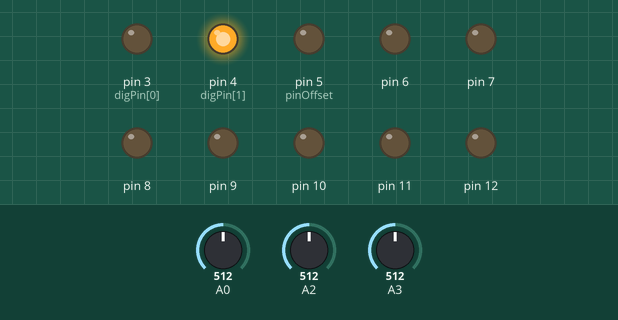
The sketch below on a simulated Arduino Nano, built with avr-gcc and run on an emulated ATmega328P. On the bench: output pins drawn as LEDs (lit = HIGH). The inputs (shaded band) are chosen by the test bench; at power-on: A2 = 512, A0 = 512, A3 = 512.

Above: at 1.2 s.
1.3 s: A2 set to 534
At 3.0 s:
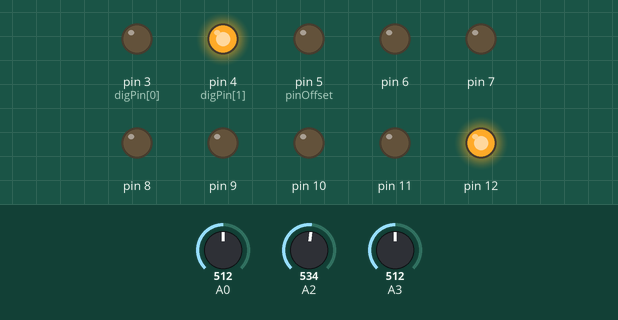
3.3 s: A2 set to 511
At 4.7 s:
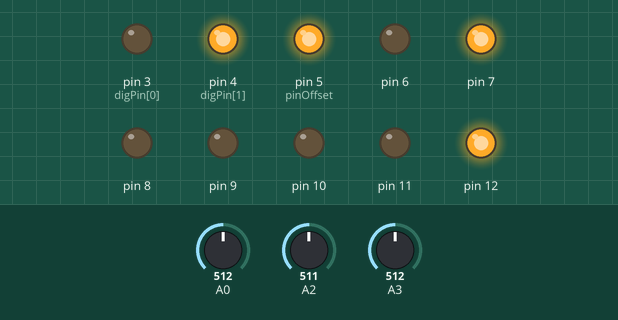
5.3 s: A2 set to 306
At 6.2 s:
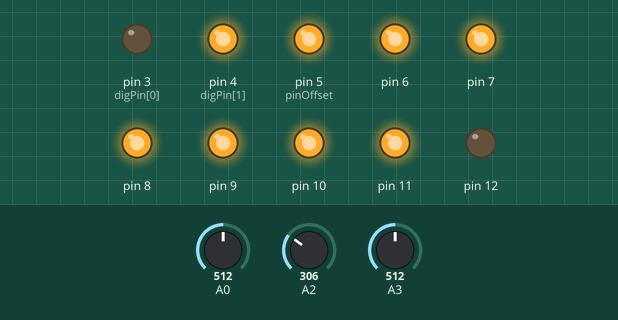
7.3 s: A2 set to 285
At 9.0 s:
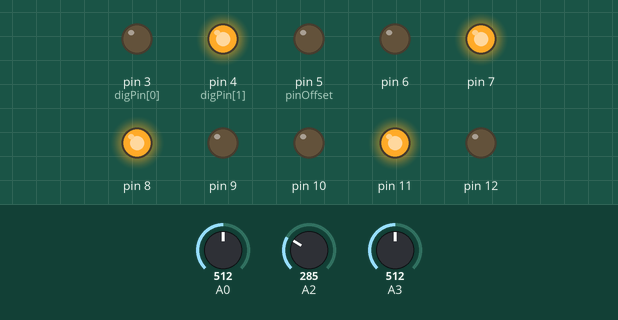
9.3 s: A2 set to 122
At 10.5 s:
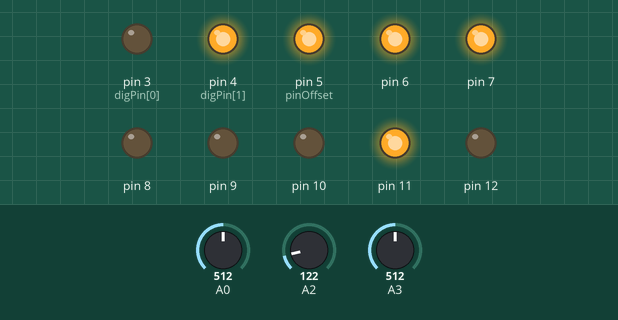
Timing chart, 0 to 12.3 s (numbered marks = the images above; inputs shaded):
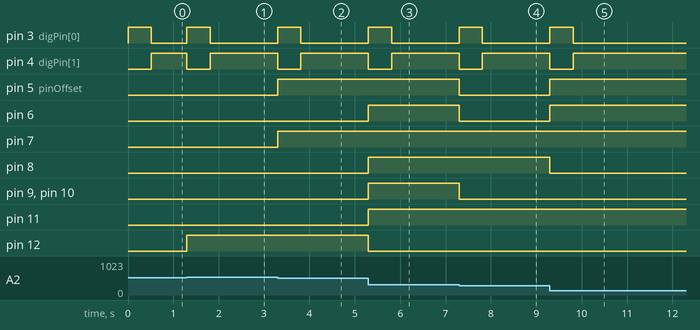

The sketch:

ASCTard008_Changnesia.ino
```cpp
 /*  ============================================================
  *
  *  Program: ASCTard008 - Changnesia
  *
  *  Description:
  *               Remembers the last cv in, dO1 on change ,d02 on same
  *
  *
  *
  *  I/O Usage:
  *    A0: dejitter val (turn this up to get a more stable reading, down for more chaos)
  *    A1:
  *    A3: cv in
  *    A4: trigger length
  *    Digital Out 1: HIGH on change
  *    Digital Out 2: HIGH on same
  *    Clock In:
  *    Analog Out:
  *
  *  Created:  16/03/2013
  *
  */

  /* ARDCORE SETUP */


//  constants related to the Arduino Nano pin use
const int clkIn = 2;           // the digital (clock) input
const int digPin[2] = {3, 4};  // the digital output pins
const int pinOffset = 5;       // the first DAC pin (from 5-12)
int trigTime = 25;       // 25 ms trigger timing

//  variables for interrupt handling of the clock input
volatile int clkState = LOW;

//  variables used to control the current DIO output states
int digState[2] = {LOW, LOW};        // start with both set low
unsigned long digMilli[2] = {0, 0};  // a place to store millis()

int tempval = 0;               // the input value
int a[4] = {0,0,0,0}; //input vals

int chang = 0; //the last value


void setup(){

  /* Debug */
 // Serial.begin(9600);

  /*Ardcore Setup */
  // set up the digital (clock) input
  pinMode(clkIn, INPUT);

    // set up the digital outputs
  for (int i=0; i<2; i++) {
    pinMode(digPin[i], OUTPUT);
    digitalWrite(digPin[i], LOW);
  }


  // set up the 8-bit DAC output pins
  for (int i=0; i<8; i++) {
    pinMode(pinOffset+i, OUTPUT);
    digitalWrite(pinOffset+i, LOW);
  }


}

void loop(){
  tempval = 0;


    //set the dejitter value
     tempval = analogRead(0)>>6;
     if(tempval != a[0]){
      a[0] = tempval;
     }

        //set the trigtime value
     tempval = analogRead(3);
     if(tempval != a[3]){
      a[3] = tempval;
      trigTime = a[3];
     }


    //get the value at a[2] and if its not the same as before output at dO[1]
    tempval = deJitter(analogRead(2), a[2]);
    if(tempval != a[2]){
      //output our old value
      dacOutput(a[2]>>2);
      a[2] = tempval;
      digState[0] = HIGH;
      digMilli[0] = millis();
      digitalWrite(digPin[0], HIGH);
      digState[1] = LOW;
      digMilli[1] = millis();
      digitalWrite(digPin[1], LOW);
    } else {
      if ((digState[1] == LOW) && (millis() - digMilli[1] > trigTime)) {
      digState[1] = HIGH;
      digitalWrite(digPin[1], HIGH);
      }
    }


    if ((digState[0] == HIGH) && (millis() - digMilli[0] > trigTime)) {
      digState[0] = LOW;
      digitalWrite(digPin[0], LOW);
    }

}


int deJitter(int v, int test)
{
  if (abs(v - test) > a[0]) {
    return v;
  }
  return test;
}

//  dacOutput(byte) - deal with the DAC output
//  -----------------------------------------
void dacOutput(byte v)
{
  //Serial.println("CALLED");
  PORTB = (PORTB & B11100000) | (v >> 3);
  PORTD = (PORTD & B00011111) | ((v & B00000111) << 5);
}
```

Measured:
- the behaviour switches between 520 and 521 on A2 (found by bisection; images 0 and 1)
- the behaviour switches between 298 and 297 on A2 (found by bisection; images 3 and 4)
- after the input at 1.3 s, pin 3 (digPin[0]): LOW → HIGH at once, → LOW 0.51 s later; pin 4 (digPin[1]): HIGH → LOW at once, → HIGH 0.51 s later; pin 12: LOW → HIGH at once
- after the input at 3.3 s, pin 3 (digPin[0]): LOW → HIGH at once, → LOW 0.51 s later; pin 4 (digPin[1]): HIGH → LOW at once, → HIGH 0.51 s later; pin 5 (pinOffset), pin 7: LOW → HIGH at once
- after the input at 5.3 s, pin 3 (digPin[0]): LOW → HIGH at once, → LOW 0.51 s later; pin 4 (digPin[1]): HIGH → LOW at once, → HIGH 0.51 s later; pin 6, pin 8–11: LOW → HIGH at once; pin 12: HIGH → LOW at once
- after the input at 7.3 s, pin 3 (digPin[0]): LOW → HIGH at once, → LOW 0.51 s later; pin 4 (digPin[1]): HIGH → LOW at once, → HIGH 0.51 s later; pin 5 (pinOffset), pin 6, pin 9, pin 10: HIGH → LOW at once
- after the input at 9.3 s, pin 3 (digPin[0]): LOW → HIGH at once, → LOW 0.51 s later; pin 4 (digPin[1]): HIGH → LOW at once, → HIGH 0.51 s later; pin 5 (pinOffset), pin 6: LOW → HIGH at once; pin 8: HIGH → LOW at once
